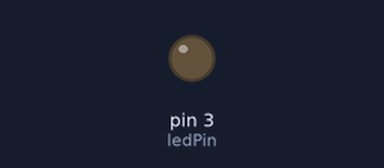
This sketch was run on a simulated Arduino Uno, built with avr-gcc and run on an emulated ATmega328P. Parts: output pins drawn as LEDs (lit = HIGH). Random numbers use the default seed unless the sketch sets one.

Above: at 0.05 s.
At 6.2 s:
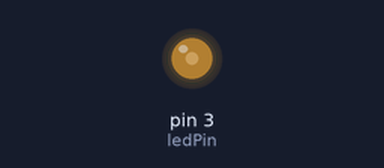
At 17.3 s:
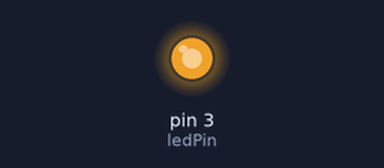
At 39.95 s:
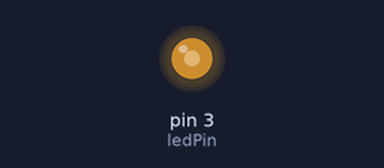
Timing chart, 0 to 40.0 s (numbered marks = the images above):
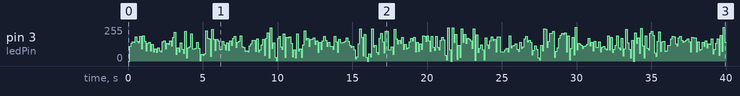

The sketch:

randomNumberLED.ino
```cpp
const int ledPin =  3;// the number of the LED pin
const unsigned long updateTime = 100; // in ms
const unsigned long contrastSwitchTime = 3000; // in ms

// Variables will change:
long randNumber;      // the variable which is supposed to hold the random number
int contrast = LOW;

// Generally, you should use "unsigned long" for variables that hold time
// The value will quickly become too large for an int to store
unsigned long previousMillis = 0;        // will store last time LED was updated
unsigned long switchPreviousMillis = 0;        // will store last time LED was updated


void setup() {
  // set the digital pin as output:
  pinMode(ledPin, OUTPUT);
  randomSeed(analogRead(0));

}

void loop() {


// check if high or low contrast
  unsigned long switchCurrentMillis = millis();
    if (switchCurrentMillis - switchPreviousMillis >= contrastSwitchTime) {
    switchPreviousMillis = switchCurrentMillis;

        // if the LED is off turn it on and vice-versa:
    if (contrast == LOW) {
      contrast = HIGH;
    } else {
      contrast = LOW;
    }
    }

  unsigned long currentMillis = millis();

  if (currentMillis - previousMillis >= updateTime) {
    // save the last time you blinked the LED
    previousMillis = currentMillis;

  if (contrast==HIGH)
  {

// set the LED with the ledState of the variable:
     randNumber = random(0, 255);
     analogWrite(ledPin, randNumber);
  } else
       randNumber = random(64, 191);
     analogWrite(ledPin, randNumber);
  }
}
```

Measured:
- by itself, pin 3 (ledPin): 0/255 → 109/255 at 0.10 s, → 133/255 0.10 s later, → 145/255 0.10 s later, → 140/255 0.10 s later, … (395 changes in this stretch)
